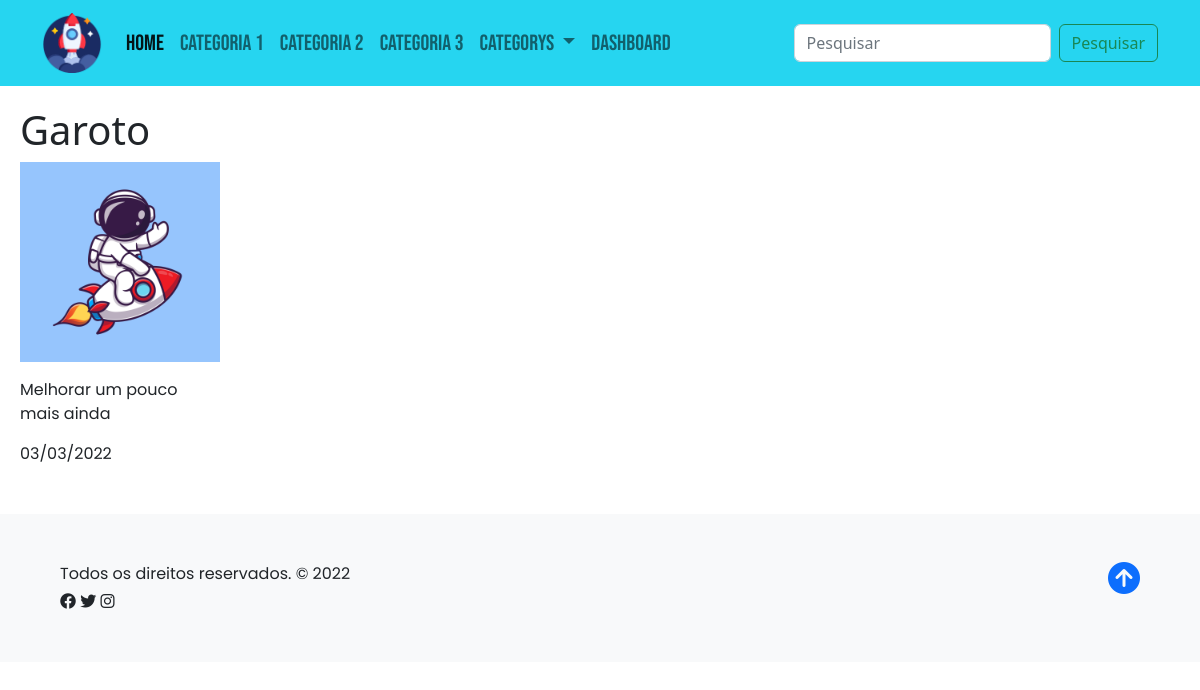
Page /category.php?cat=Cat-1 on the committed database.
### tables this page shows
CREATE TABLE `posts` (
  `id` int(11) NOT NULL,
  `title` varchar(30) NOT NULL,
  `description` longtext NOT NULL,
  `category` varchar(20) NOT NULL,
  `data` date NOT NULL,
  `image` varchar(150) NOT NULL
);

### category.php (the view)
<?php
    include_once('config/connection.php');
    $cat = $_GET['cat'];
    $stmt = $conectar -> prepare("SELECT id, title, image, description, data FROM posts WHERE category =:cat");
    $stmt -> execute(array('cat' => $cat));
    $results = $stmt->fetchAll(PDO::FETCH_ASSOC);
    include "header.php";
?>
    <section>
        <?php foreach($results as $post): ?>
            <div class="col-md-2 .text-break" style="margin-left: 20px; word-wrap: break-word;">
                <h1><?= $post["title"] ?></h1>
                <p><img src="<?= $post["image"] ?>" alt="imagem" class="card-img-top"></p>
                <p><?= $post["description"] ?></p>
                <p><?= date('d/m/Y', strtotime($post["data"])); ?></p>
            </div>
        <?php endforeach; ?>
    </section>
<?php include "footer.php"; ?>

### header.php (shortened to what this page needs)
<!DOCTYPE html>
<html lang="pt-br">
<head>
    <link rel="stylesheet" href="css/style-index.css">
    <link rel="stylesheet" href="https://cdnjs.cloudflare.com/ajax/libs/font-awesome/6.1.1/css/all.min.css">
    <link href="https://cdn.jsdelivr.net/npm/bootstrap@5.2.0-beta1/dist/css/bootstrap.min.css" rel="stylesheet">
</head>
<body>
    <section>
        <nav class="navbar navbar-expand-lg" id="navba">
            <div class="container">
                <a class="navbar-brand" href="index.php"><img src="images/rocket1.png" alt="logo" class="logo"></a>
                <div class="collapse navbar-collapse" id="navbarSupportedContent">
                <ul class="navbar-nav me-auto mb-2 mb-lg-0">
                    <li class="nav-item">
                    <a class="nav-link active bebas" aria-current="page" href="index.php">Home</a>
                    </li>
                    <li class="nav-item">
                        <a class="nav-link bebas" href="category.php?cat=Cat-1">Categoria 1</a>
                    </li>
                    <li class="nav-item">
                        <a class="nav-link bebas" href="category.php?cat=Cat-2">Categoria 2</a>
                    </li>
                    <li class="nav-item">
                        <a class="nav-link bebas" href="category.php?cat=Cat-3">Categoria 3</a>
                    </li>
                    <li class="nav-item dropdown">
                    <a class="nav-link dropdown-toggle bebas" href="#" id="navbarDropdown" role="button" data-bs-toggle="dropdown" aria-expanded="false">
                        Categorys
                    </a>
                    </li>
                    <li class="nav-item">
                        <a class="nav-link bebas" href="./admin">Dashboard</a>
                    </li>
                </ul>
                <form action="buscar.php" class="d-flex" role="search" method="POST">
                    <input class="form-control me-2" type="search" placeholder="Pesquisar" aria-label="Search" name="buscar">
                    <button class="btn btn-outline-success" type="submit">Pesquisar</button>
                </form>
                </div>
            </div>
        </nav>
    </section>

### footer.php
<footer class="mt-5 p-5 bg-light">
        <div class="container">
            <p class="float-end mb-1">
                <a href="#">
                    <i class="fa-solid fa-circle-arrow-up footer-icon"></i>
                </a>
            </p>
            <p class="mb-1">Todos os direitos reservados. &copy; 2022
            </p>
            <p class="mb-0">
                <a><i class="fa-brands fa-facebook"></i></a>
                <a><i class="fa-brands fa-twitter"></i></a>
                <a><i class="fa-brands fa-instagram"></i></a>
            </p>
        </div>
    </footer>
</body>
</html>

### css/style-index.css (style rules this page uses)
p { font-family: 'Poppins', sans-serif; }
.logo { width: 60px; }
.navbar { font-size: 22px; background-color: #26d5f0; margin-bottom: 20px; }
.bebas, h5 { font-size: 50px; font-family: 'Bebas Neue', cursive; }
.footer-icon { font-size: 32px; }

### rows in the picture
posts: title "Garoto", image (picture), description "Melhorar um pouco mais ainda", data "03/03/2022"
